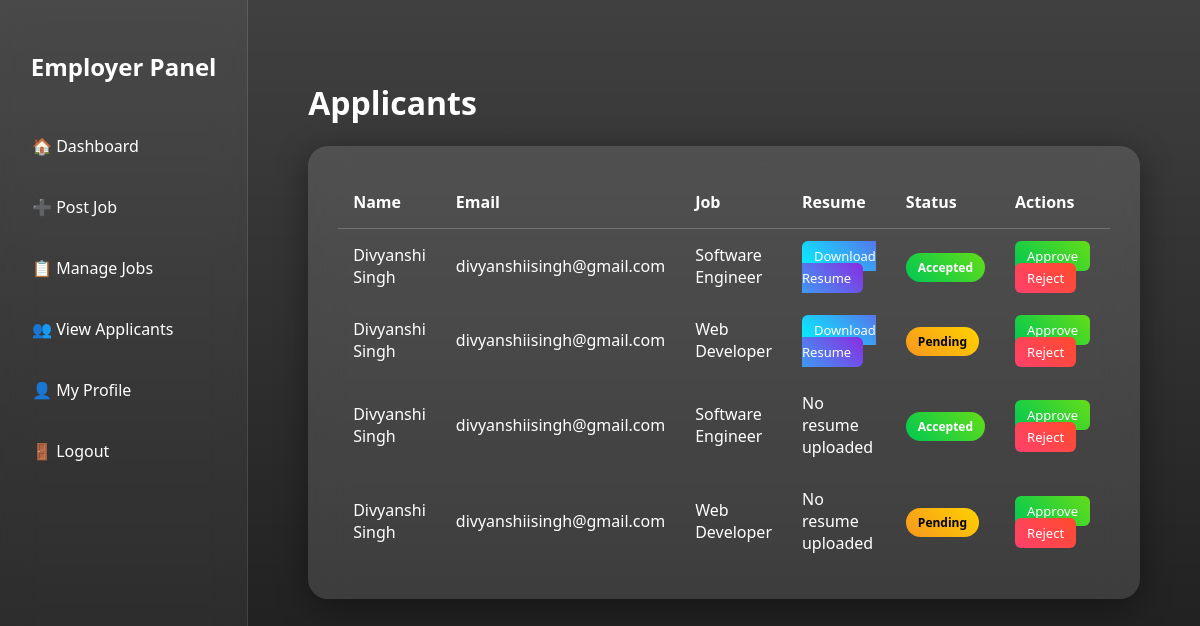
The app's page /view-applicants.php (signed in) with its own data.
### tables this page shows
CREATE TABLE `job_applications` (
  `id` int(11) NOT NULL,
  `user_id` int(11) NOT NULL,
  `job_id` int(11) NOT NULL,
  `applied_at` timestamp NOT NULL DEFAULT current_timestamp(),
  `status` varchar(50) DEFAULT 'Pending'
);

CREATE TABLE `users` (
  `id` int(11) NOT NULL,
  `full_name` varchar(100) DEFAULT NULL,
  `email` varchar(100) DEFAULT NULL,
  `password` varchar(255) DEFAULT NULL,
  `role` varchar(20) DEFAULT NULL,
  `security_question` varchar(255) DEFAULT NULL,
  `security_answer` varchar(255) DEFAULT NULL,
  `oauth_provider` varchar(50) DEFAULT NULL,
  `oauth_id` varchar(255) DEFAULT NULL,
  `profile_completion` int(11) DEFAULT 0,
  `created_at` timestamp NOT NULL DEFAULT current_timestamp(),
  `profile_pic` varchar(255) DEFAULT NULL,
  `phone` varchar(20) DEFAULT NULL,
  `address` text DEFAULT NULL,
  `dob` date DEFAULT NULL,
  `headline` varchar(255) DEFAULT NULL,
  `bio` text DEFAULT NULL,
  `linkedin` varchar(255) DEFAULT NULL,
  `objective` text DEFAULT NULL,
  `skills_text` text DEFAULT NULL,
  `projects` text DEFAULT NULL
);

CREATE TABLE `jobs` (
  `id` int(11) NOT NULL,
  `job_title` varchar(255) DEFAULT NULL,
  `description` text DEFAULT NULL,
  `company` varchar(255) DEFAULT NULL,
  `location` varchar(255) DEFAULT NULL,
  `salary` varchar(100) DEFAULT NULL,
  `job_type` varchar(50) DEFAULT NULL,
  `status` enum('active','closed') DEFAULT 'active',
  `created_at` timestamp NOT NULL DEFAULT current_timestamp(),
  `employer_id` int(11) DEFAULT NULL
);

### view-applicants.php (the view, shortened to what this page needs)
<?php
include("db.php");
$employerId = $_SESSION['user_id'];
$query = "SELECT
            ja.id,
            u.full_name AS applicant_name,
            u.email,
            j.job_title,
            jsp.resume,
            ja.status
          FROM job_applications ja
          JOIN jobs j ON ja.job_id = j.id
          JOIN users u ON ja.user_id = u.id
          LEFT JOIN job_seeker_profiles jsp ON ja.user_id = jsp.user_id
          WHERE j.employer_id = ?";
$stmt = $conn->prepare($query);
$stmt->bind_param("i", $employerId);
$stmt->execute();
$result = $stmt->get_result();
?>
<!DOCTYPE html>
<html>
<head>
</head>
<body>
<div class="dashboard-container">
<div class="sidebar">
    <h2>Employer Panel</h2>
    <a href="employer-dashboard.php">🏠 Dashboard</a>
    <a href="post-job.php">➕ Post Job</a>
    <a href="manage-jobs.php">📋 Manage Jobs</a>
    <a href="view-applicants.php">👥 View Applicants</a>
    <a href="employer-profile.php">👤 My Profile</a>
    <a href="logout.php">🚪 Logout</a>
</div>
<div class="main">
    <h1>Applicants</h1>
    <div class="table-card">
        <table>
            <tr>
                <th>Name</th>
                <th>Email</th>
                <th>Job</th>
                <th>Resume</th>
                <th>Status</th>
                <th>Actions</th>
            </tr>
<?php
if($result && $result->num_rows > 0){
    while($row = $result->fetch_assoc()){
        $statusClass = strtolower($row['status']);
?>
<tr>
    <td><?= htmlspecialchars($row['applicant_name']); ?></td>
    <td><?= htmlspecialchars($row['email']); ?></td>
    <td><?= htmlspecialchars($row['job_title']); ?></td>
    <td>
<?php if (!empty($row['resume'])) { ?>
    <a href="/task1/uploads/resumes/<?= htmlspecialchars($row['resume']); ?>"
       target="_blank"
       class="action-btn view-btn">
        Download Resume
    </a>
<?php } else { ?>
    <p style="margin:0;">No resume uploaded</p>
<?php } ?>
</td>
    <td>
        <span class="status <?= $statusClass; ?>">
            <?= htmlspecialchars($row['status']); ?>
        </span>
    </td>
    <td>
        <a href="?action=approve&id=<?= $row['id']; ?>" class="action-btn approve-btn">Approve</a>
        <a href="?action=reject&id=<?= $row['id']; ?>" class="action-btn reject-btn">Reject</a>
    </td>
</tr>
<?php
    }
} else {
    echo "<tr><td colspan='6'>No applicants yet.</td></tr>";
}
?>
        </table>
    </div>
</div>
</div>
</body>
</html>

### view-applicants.php (style rules this page uses)
body { margin:0; font-family: 'Segoe UI', sans-serif; background: linear-gradient(rgba(0,0,0,0.75), rgba(0,0,0,0.9)), url('https://images.unsplash.com/photo-1519681393784-d120267933ba') no-repeat center center fixed; background-size: cover; min-height:100vh; }
.dashboard-container { display:flex; min-height:100vh; }
.sidebar { width:250px; background: rgba(255, 255, 255, 0.05); backdrop-filter: blur(18px); padding:30px 20px; color:white; border-right:1px solid rgba(255,255,255,0.1); }
.sidebar h2 { margin-bottom:40px; text-align:center; }
.sidebar a { display:block; color:white; text-decoration:none; margin:15px 0; padding:12px; border-radius:10px; transition:0.3s; }
.main { flex:1; padding:60px; color:white; }
.table-card { background: rgba(255, 255, 255, 0.12); backdrop-filter: blur(18px); border-radius:20px; padding:30px; box-shadow: 0 8px 32px rgba(0,0,0,0.4); }
table { width:100%; border-collapse: collapse; color:white; }
th, td { padding:15px; text-align:left; }
th { border-bottom:1px solid rgba(255,255,255,0.2); }
.status { padding:6px 12px; border-radius:20px; font-size:12px; font-weight:600; }
.pending { background: linear-gradient(45deg, #f7971e, #ffd200); color:black; }
.accepted { background: linear-gradient(45deg, #00c853, #64dd17); }
.action-btn { padding:6px 12px; border-radius:6px; text-decoration:none; color:white; font-size:13px; margin-right:5px; transition:0.3s; }
.view-btn { background: linear-gradient(45deg, #00f5ff, #8a2be2); }
.approve-btn { background: linear-gradient(45deg, #00c853, #64dd17); }
.reject-btn { background: linear-gradient(45deg, #ff416c, #ff4b2b); }

### records on screen
job_applications: user.full_name "Divyanshi Singh", user.email "divyanshiisingh@gmail.com", job.job_title "Software Engineer", status "Accepted", shows "No resume uploaded"
job_applications: user.full_name "Divyanshi Singh", user.email "divyanshiisingh@gmail.com", job.job_title "Web Developer", status "Pending", shows "No resume uploaded"
